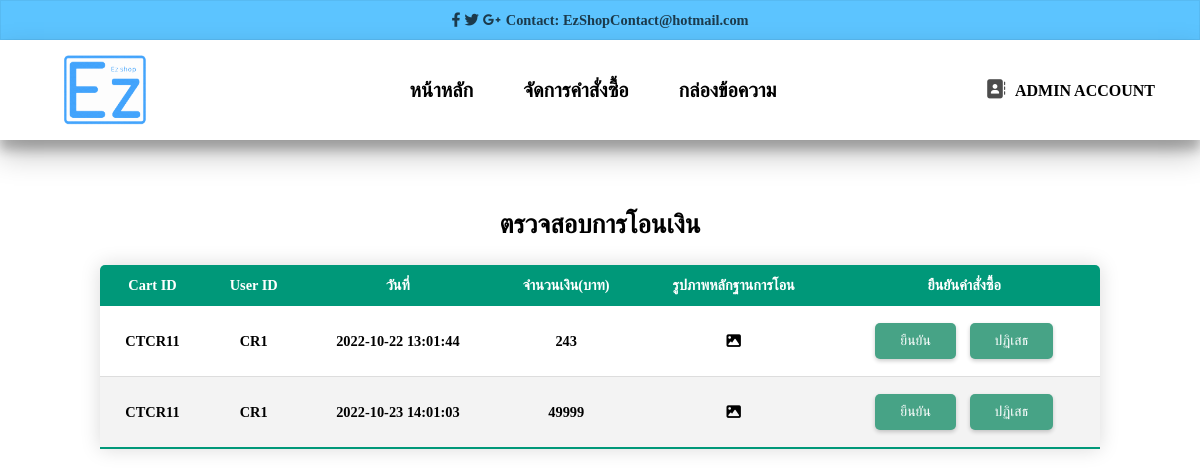
/EzShop_Project/Admin/manage.php, run on the app's committed database.
### tables this page shows
CREATE TABLE `payment` (
  `payment_id` varchar(255) NOT NULL,
  `order_id` varchar(255) NOT NULL,
  `u_id` varchar(255) NOT NULL,
  `total_price` int(255) NOT NULL,
  `slip_img` varchar(255) NOT NULL,
  `time` timestamp NOT NULL DEFAULT current_timestamp() ON UPDATE current_timestamp()
);

### EzShop_Project/Admin/manage.php (the view, shortened to what this page needs)
<!DOCTYPE html>
<html lang="en">
<head>
    <link rel='stylesheet' href='https://cdnjs.cloudflare.com/ajax/libs/font-awesome/5.14.0/css/all.min.css'>
    <link rel="stylesheet" href="./manage.css">
    <link rel="stylesheet" href="https://cdnjs.cloudflare.com/ajax/libs/font-awesome/6.2.0/css/all.css"></link>
</head>
<body>
    <nav>
        <div class="social-call">
            <div class="social">
                <a href="" class="social"><i class="fab fa-facebook-f"></i></a>
                <a href="" class="social"><i class="fab fa-twitter"></i></a>
                <a href="" class="social"><i class="fab fa-google-plus-g"></i></a>
            </div>
            <div class="contact">
                <strong>Contact: EzShopContact@hotmail.com</strong>
            </div>
        </div>
        <div class="navigation">
            <a class="logo">
                <img src="../img/Logo.png" height="100" width="100">
            </a>
            <ul class="menu">
                <li><a href="../admin/home.php"><b>หน้าหลัก</b></a></li>
                <li><a href="../admin/manage.php"><b>จัดการคำสั่งซื้อ</b></a>
                </li>
                <li><a href="../admin/admin.php"><b>กล่องข้อความ</b></a></li>
            </ul>
            <div class="right-menu">
                <div class="dropdown">
                    <a href="" class="address">
                        <i class="fas fa-address-book"></i>
                    </a>
                </div>
                ADMIN ACCOUNT
            </div>
        </div>
    </nav>
    <p style="font-size: 26px; margin-top: 70px; text-align: center; font-family: ekkamai new; font-weight: bold;">ตรวจสอบการโอนเงิน</p>
    <table class="content-table">
        <thead>
          <tr>
            <th>Cart ID</th>
            <th>User ID</th>
            <th>วันที่</th>
            <th>จำนวนเงิน(บาท)</th>
            <th>รูปภาพหลักฐานการโอน</th>
            <th>ยืนยันคำสั่งซื้อ</th>
          </tr>
        </thead>
        <tbody>
        <?php
            include('connect.php');
            $current_user = $_SESSION['user_id'];
            $u = "SELECT * FROM payment WHERE u_id = '$current_user'";
            $user = mysqli_query($conn,$u);
            $sql = "SELECT * FROM payment";
            $result = mysqli_query($conn,$sql);
            if($user){
                while($row = $result->fetch_assoc()){
                ?>
                <tr>
                    <td><?php echo $row["order_id"]; ?> </td>
                    <td><?php echo $row["u_id"]; ?></td>
                    <td><?php echo $row["time"]; ?></td>
                    <td><?php echo $row["total_price"]; ?></td>
                    <td><i id = "open" class="fa-solid fa-image" onclick="show_modal(id)"></i></td>
                    <td>
                        <form action="updateStock.php" method="POST">
                            <button style="margin:5px;" type="submit" name="confirm">ยืนยัน</button>
                            <button style="margin:5px;" type="submit" name="decline">ปฏิเสธ</button>
                        </form>
                    </td>
                </tr>
                <?php
                }
            }
        ?>
        </tbody>
    </table>
</body>
</html>

### EzShop_Project/Admin/manage.css (style rules this page uses)
body { margin:0px; padding: 0px; font-family: ekkamai new; font-weight: bold; background-color: #fff; }
* { box-sizing: border-box; margin: 0; padding: 0; scroll-padding-top: 2rem; scroll-behavior: smooth; list-style: none; text-decoration: none; font-family: ekkamai new; }
ul { list-style: none; }
a { text-decoration: none; }
.social-call { height: 40px; border: 1px solid rgba(0,0,0,0.05); display: flex; justify-content: center; align-items: center; position: relative; width: 100%; background-color: #5CC4FF; border-color: 0 14px 28px rgb(0 0 0 / 25%), 0 10px 10px rgb(0 0 0 / 22%); }
.social a { color: rgba(0,0,0,0.7); font-size: 0.9rem; }
.contact { color: rgba(0,0,0,0.7); font-size: 0.9rem; margin-left: 5px; }
.navigation { display: flex; justify-content: space-between; align-items: center; padding: 0px 45px; background-color: #fff; box-shadow: 0 14px 28px rgb(0 0 0 / 25%), 0 10px 10px rgb(0 0 0 / 22%); position: relative; width: 100%; height: 100px; }
.logo { display: flex; padding-top: 8px; }
.navigation a { margin-left: 10px; }
.menu { display: flex; font-size: 20px; font-family: ekkamai new; padding-left: 35px; }
.menu li { position: relative; margin: 20px; display: flex; text-transform: uppercase; font-weight: 500; }
.menu li a { color: #000000; transition: 0.5s; }
.right-menu a { margin: 0px 5px 0px 0px; font-size: 1.2rem; color: rgba(0,0,0,0.7); transition: 0.5s; }
.dropdown { position: relative; display: inline; }
.content-table { border-collapse: collapse; margin: 25px 0; font-size: 0.9em; border-radius: 5px 5px 0 0; overflow: hidden; box-shadow: 0 0 20px rgba(0, 0, 0, 0.15); margin-right: auto; margin-left: auto; min-width: 1000px; }
.content-table thead tr { background-color: #009879; color: #ffffff; text-align: center; font-weight: bold; }
.content-table th, .content-table td { padding: 12px 15px; text-align: center; }
.content-table tbody tr { border-bottom: 1px solid #dddddd; width: 200px; }
.content-table tbody tr:nth-of-type(even) { background-color: #f3f3f3; }
.content-table tbody tr:last-of-type { border-bottom: 2px solid #009879; }
button { background-color: #47a386; border: 0; border-radius: 5px; box-shadow: 0 2px 4px rgba(0, 0, 0, 0.2); color: #fff; font-size: 14px; padding: 10px 25px; margin: 25px; cursor: pointer; }
.fa-solid { cursor: pointer; }

### data on the page
payment: order "CTCR11", u "CR1", time "2022-10-22 13:01:44", total_price "243"
payment: order "CTCR11", u "CR1", time "2022-10-23 14:01:03", total_price "49999"
